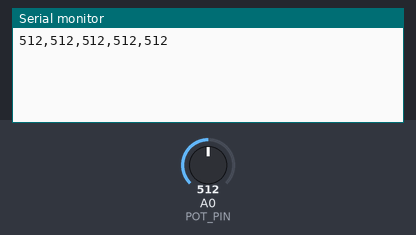
Bench run of a sketch on a simulated Arduino Uno, built with avr-gcc and run on an emulated ATmega328P. On the bench: the last lines printed to the serial monitor. Inputs (shaded band) come from the test bench; at power-on: A0 (POT_PIN) = 512.

Above: at 1.2 s.
1.3 s: A0 (POT_PIN) set to 716
At 2.6 s:
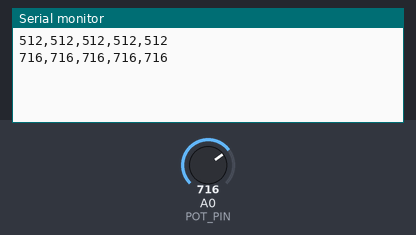
2.8 s: A0 (POT_PIN) set to 900
At 4.7 s:
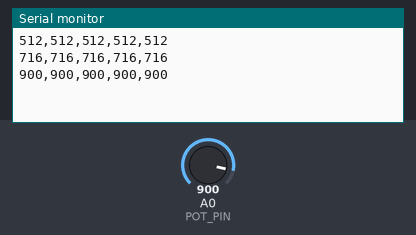
Timing chart, 0 to 6.2 s (numbered marks = the images above; inputs shaded):
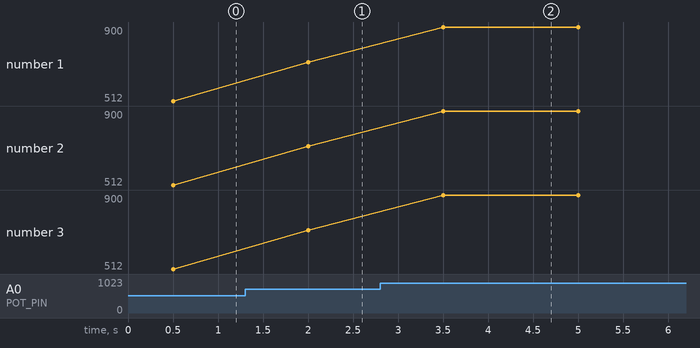

The sketch:

Practica_1.ino
```cpp
#define POT_PIN A0  // Pin analógico donde está el potenciómetro
#define N 5         // Tamaño del vector

void setup() {
    Serial.begin(9600);  // Inicia comunicación serial
}

void loop() {
    int valores[N];  // Vector para almacenar los datos

    // Leer valores del potenciómetro y almacenarlos en un vector
    for (int i = 0; i < N; i++) {
        valores[i] = analogRead(POT_PIN); // Leer valor del potenciómetro (0-1023)
        delay(100);  // Pequeño retraso
    }

    // Enviar los valores por Serial separados por comas
    for (int i = 0; i < N; i++) {
        Serial.print(valores[i]);
        if (i < N - 1) Serial.print(","); // Separador de datos
    }
    Serial.println();  // Nueva línea para marcar fin de transmisión

    delay(1000);  // Esperar antes de la siguiente lectura
}
```

Measured:
- after the input at 1.3 s, the serial monitor: prints a new line after 0.70 s (image 1)
- after the input at 2.8 s, the serial monitor: prints a new line after 0.70 s (image 2)
- plotted number 1: 512 → 716 after the input at 1.3 s, 716 → 900 after the input at 2.8 s
- plotted number 2: 512 → 716 after the input at 1.3 s, 716 → 900 after the input at 2.8 s
- plotted number 3: 512 → 716 after the input at 1.3 s, 716 → 900 after the input at 2.8 s
